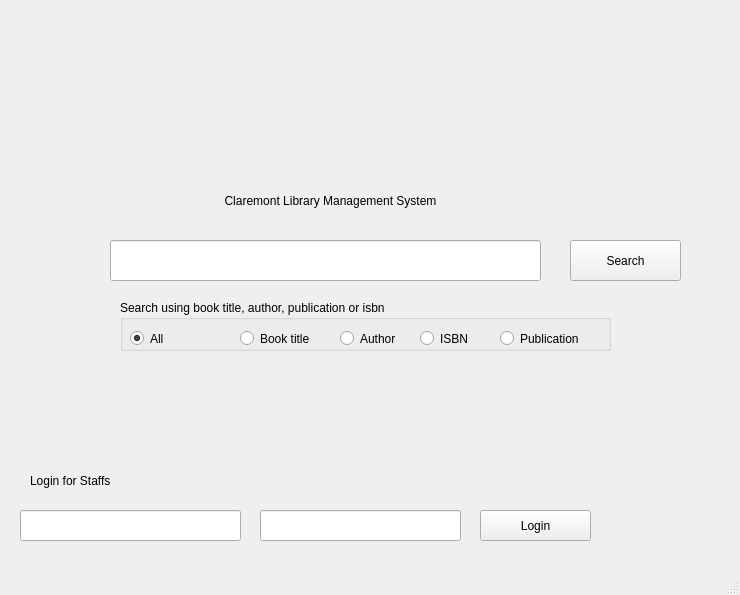
<?xml version="1.0" encoding="UTF-8"?>
<ui version="4.0">
 <class>MainWindow</class>
 <widget class="QMainWindow" name="MainWindow">
  <property name="geometry">
   <rect>
    <x>0</x>
    <y>0</y>
    <width>740</width>
    <height>595</height>
   </rect>
  </property>
  <property name="windowTitle">
   <string>MainWindow</string>
  </property>
  <property name="styleSheet">
   <string notr="true">background: url(E:/lbms/project resources/library.png)</string>
  </property>
  <widget class="QWidget" name="centralwidget">
   <widget class="QLineEdit" name="search_box">
    <property name="geometry">
     <rect>
      <x>110</x>
      <y>240</y>
      <width>431</width>
      <height>41</height>
     </rect>
    </property>
    <property name="text">
     <string/>
    </property>
   </widget>
   <widget class="QPushButton" name="search_button">
    <property name="geometry">
     <rect>
      <x>570</x>
      <y>240</y>
      <width>111</width>
      <height>41</height>
     </rect>
    </property>
    <property name="text">
     <string>Search</string>
    </property>
   </widget>
   <widget class="QLabel" name="header_label">
    <property name="geometry">
     <rect>
      <x>70</x>
      <y>170</y>
      <width>521</width>
      <height>61</height>
     </rect>
    </property>
    <property name="styleSheet">
     <string notr="true">font: 75 18pt &quot;Times New Roman&quot;;</string>
    </property>
    <property name="text">
     <string>Claremont Library Management System</string>
    </property>
    <property name="alignment">
     <set>Qt::AlignCenter</set>
    </property>
   </widget>
   <widget class="QLineEdit" name="username_box">
    <property name="geometry">
     <rect>
      <x>20</x>
      <y>510</y>
      <width>221</width>
      <height>31</height>
     </rect>
    </property>
   </widget>
   <widget class="QLineEdit" name="password_box">
    <property name="geometry">
     <rect>
      <x>260</x>
      <y>510</y>
      <width>201</width>
      <height>31</height>
     </rect>
    </property>
   </widget>
   <widget class="QPushButton" name="login_button">
    <property name="geometry">
     <rect>
      <x>480</x>
      <y>510</y>
      <width>111</width>
      <height>31</height>
     </rect>
    </property>
    <property name="text">
     <string>Login</string>
    </property>
   </widget>
   <widget class="QLabel" name="login_label">
    <property name="geometry">
     <rect>
      <x>30</x>
      <y>470</y>
      <width>151</width>
      <height>21</height>
     </rect>
    </property>
    <property name="styleSheet">
     <string notr="true">font: 14pt &quot;Times New Roman&quot;;</string>
    </property>
    <property name="text">
     <string>Login for Staffs</string>
    </property>
   </widget>
   <widget class="QLabel" name="status_label">
    <property name="geometry">
     <rect>
      <x>170</x>
      <y>470</y>
      <width>281</width>
      <height>21</height>
     </rect>
    </property>
    <property name="text">
     <string/>
    </property>
   </widget>
   <widget class="QGroupBox" name="search_groupbox">
    <property name="geometry">
     <rect>
      <x>120</x>
      <y>300</y>
      <width>491</width>
      <height>51</height>
     </rect>
    </property>
    <property name="styleSheet">
     <string notr="true">font: 10pt &quot;Times New Roman&quot;;</string>
    </property>
    <property name="title">
     <string>Search using book title, author, publication or isbn</string>
    </property>
    <widget class="QRadioButton" name="default_rb">
     <property name="geometry">
      <rect>
       <x>10</x>
       <y>30</y>
       <width>82</width>
       <height>17</height>
      </rect>
     </property>
     <property name="text">
      <string>All </string>
     </property>
     <property name="checked">
      <bool>true</bool>
     </property>
    </widget>
    <widget class="QRadioButton" name="title_rb">
     <property name="geometry">
      <rect>
       <x>120</x>
       <y>30</y>
       <width>82</width>
       <height>17</height>
      </rect>
     </property>
     <property name="text">
      <string>Book title</string>
     </property>
    </widget>
    <widget class="QRadioButton" name="author_rb">
     <property name="geometry">
      <rect>
       <x>220</x>
       <y>30</y>
       <width>82</width>
       <height>17</height>
      </rect>
     </property>
     <property name="text">
      <string>Author</string>
     </property>
    </widget>
    <widget class="QRadioButton" name="isbn_rb">
     <property name="geometry">
      <rect>
       <x>300</x>
       <y>30</y>
       <width>82</width>
       <height>17</height>
      </rect>
     </property>
     <property name="text">
      <string>ISBN</string>
     </property>
    </widget>
    <widget class="QRadioButton" name="publication_rb">
     <property name="geometry">
      <rect>
       <x>380</x>
       <y>30</y>
       <width>82</width>
       <height>17</height>
      </rect>
     </property>
     <property name="text">
      <string>Publication</string>
     </property>
    </widget>
   </widget>
  </widget>
  <widget class="QStatusBar" name="statusbar"/>
 </widget>
 <resources/>
 <connections/>
</ui>
